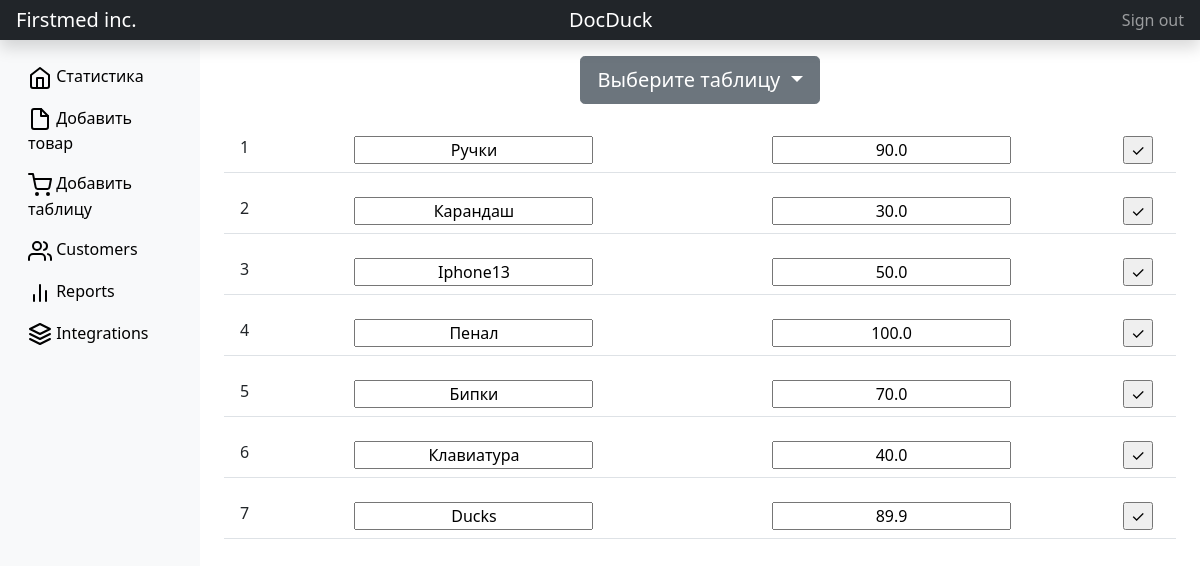
Screenshot of /editviewer (signed in) with the database file from the repository.
### Httpapp/models.py (models this page shows, shortened)
class User (db.Model, UserMixin):
    id = db.Column(db.Integer, primary_key=True)
    login = db.Column(db.String(100), nullable=False, unique=True)
    password = db.Column(db.String(100), nullable=False,)
    is_Admin = db.Column(db.Boolean, default=False)

class Items(db.Model):
    id = db.Column(db.Integer, primary_key=True)
    name = db.Column(db.String(100), nullable=False)
    price = db.Column(db.Float(100), nullable=False)
    amount = db.Column()

### Httpapp/roots.py (the view)
@apps.route('/editviewer', methods=['POST', 'GET'])
@login_required
def editviewer():
    items = Items.query.order_by(Items.id).all()
    return render_template("editviewer.html", items=items)

### Httpapp/roots.py (called while the page is built)
@manager.user_loader
def load_user(user_id):
    return User.query.get(user_id)

### Httpapp/templates/editviewer.html (shortened to what this page needs)
{% extends 'base.html' %}
{% block body %}
<div class="col" style="overflow-x:auto;">
    {% for el in items %}
        <form method="POST" action="./update">
            <table class="table" style="text-align: center">
                <tr>
                <td>{{ el.id }}</td>
                <td>
                    <input style="text-align: center" type="text" value="{{ el.name }}" name="updatedname">
                </td>
                <td>
                    <input style="text-align: center"  type="text" value="{{ el.price }}" name="updatedprice">
                </td>
                <td><input type="submit" value="✓"></td>
                </tr>
            </table>
        </form>
    {% endfor %}
</div>
{% endblock %}

### Httpapp/templates/base.html (shortened to what this page needs)
<head>
    <link rel="stylesheet" href="{{ url_for('static', filename="css/bootstrap.css") }}">
     <link rel="stylesheet" href="{{ url_for('static', filename="css/main.css") }}">
    <link rel="stylesheet" href="https://cdn.jsdelivr.net/npm/charts.css/dist/charts.min.css">
</head>
<body>
<header class="navbar navbar-dark sticky-top bg-dark flex-md-nowrap p-0 shadow">
    <a class="navbar-brand col-md-3 col-lg-1 me-0 px-3" href="#">Firstmed inc.</a>
    <a class="navbar-brand col-md-3 col-lg-1 me-0 px-3" href="#">{{ current_user.login }}</a>
    <div class="navbar-nav">
        <div class="nav-item text-nowrap">
            <a class="nav-link px-3" href="{{ url_for("logout") }}">Sign out</a>
        </div>
    </div>
</header>
<div class="container-fluid">
    <div class="row" style="height: 100%">
        <nav id="sidebarMenu" class="col-md-3 col-lg-2 d-md-block bg-light sidebar collapse">
            <div class="position-sticky pt-3">
                <ul class="nav flex-column">
                    <li class="nav-item">
                        <a class="nav-link active" aria-current="page" href="viewer">
                            Статистика
                        </a>
                    </li>
                    <li class="nav-item">
                        <a class="nav-link" href="adprod">
                            Добавить товар
                        </a>
                    </li>
                    <li class="nav-item">
                        <a class="nav-link" href="{{ url_for("addtable") }}">
                            Добавить таблицу
                        </a>
                    </li>
                    <li class="nav-item">
                        <a class="nav-link" href="#">
                            Customers
                        </a>
                    </li>
                    <li class="nav-item">
                        <a class="nav-link" href="#">
                            Reports
                        </a>
                    </li>
                    <li class="nav-item">
                        <a class="nav-link" href="#">
                            Integrations
                        </a>
                    </li>
                </ul>
            </div>
        </nav>
        <main class="col-md-9 ms-sm-auto col-lg-10 px-md-4">
            <div class="d-flex justify-content-center flex-wrap flex-md-nowrap align-items-center pt-3 pb-2 mb-3 ">
                <div class="btn-group ">
                    <button class="btn btn-secondary btn-lg dropdown-toggle" type="button" data-bs-toggle="dropdown"
                            aria-expanded="false">
                        Выберите таблицу
                    </button>
                </div>
            </div>
            {% block body %} {% endblock %}
        </main>
    </div>
</div>
</body>

### rows the page displays
User: login "DocDuck"
Items: id "1", updatedname "Ручки", updatedprice "90.0"
Items: id "2", updatedname "Карандаш", updatedprice "30.0"
Items: id "3", updatedname "Iphone13", updatedprice "50.0"
Items: id "4", updatedname "Пенал", updatedprice "100.0"
Items: id "5", updatedname "Бипки", updatedprice "70.0"
Items: id "6", updatedname "Клавиатура", updatedprice "40.0"
Items: id "7", updatedname "Ducks", updatedprice "89.9"
